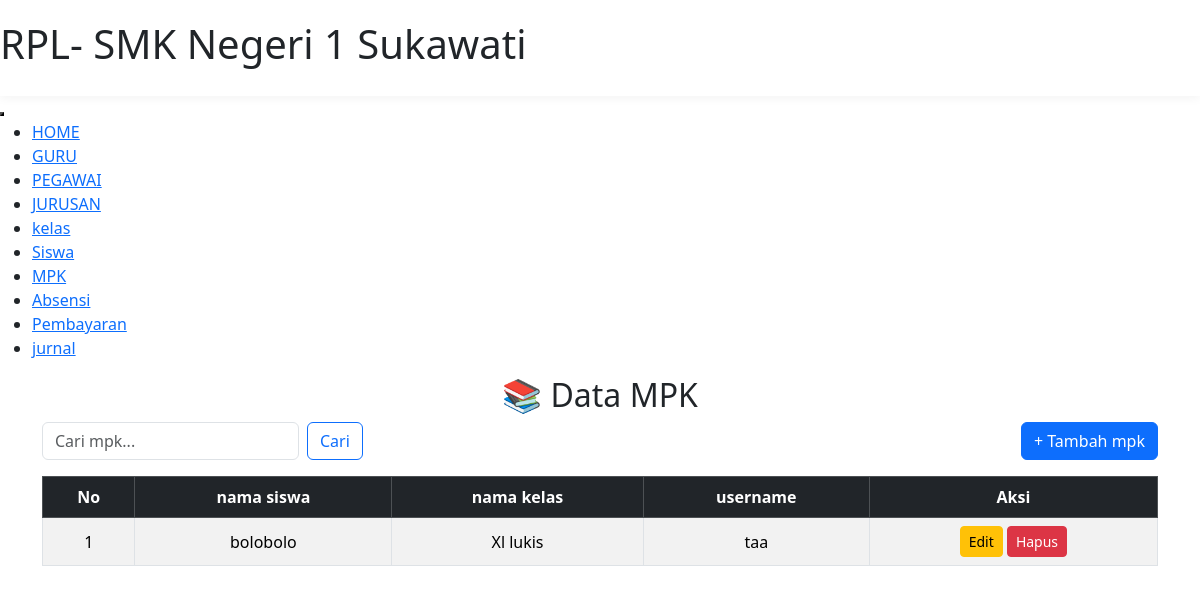
Page /index.php?page=mpk on the committed database.
### tables this page shows
CREATE TABLE `mpk` (
  `id_mpk` int NOT NULL,
  `id_siswa` int NOT NULL,
  `id_kelas` int NOT NULL,
  `username` varchar(20) NOT NULL,
  `password` varchar(35) NOT NULL
);

CREATE TABLE `siswa` (
  `id_siswa` int NOT NULL,
  `nama_siswa` varchar(100) NOT NULL,
  `no_absen` int NOT NULL,
  `tgl_lahir` date NOT NULL,
  `alamat` text NOT NULL,
  `telp` varchar(15) NOT NULL,
  `nis` int NOT NULL,
  `nisn` varchar(15) NOT NULL,
  `id_kelas` int NOT NULL
);

CREATE TABLE `kelas` (
  `id_kelas` int NOT NULL,
  `nama_kelas` varchar(12) NOT NULL,
  `id_guru` int NOT NULL,
  `id_jurusan` int NOT NULL
);

### mpk.php (the view, shortened to what this page needs)
<?php
include "../koneksi.php";
$cari = "";
if (isset($_GET['cari']) && $_GET['cari'] != "") {
    $cari = $_GET['cari'];
    $result = mysqli_query($koneksi, "SELECT * FROM mpk,siswa,kelas
                                      WHERE  mpk.id_siswa = siswa.id_siswa
                                      and  mpk.id_kelas = kelas.id_kelas
                                      and nama_siswa LIKE '%$cari%'
                                      ORDER BY id_mpk DESC");
} else {
    $result = mysqli_query($koneksi, "SELECT * FROM mpk,siswa,kelas
     WHERE mpk.id_siswa = siswa.id_siswa
     and mpk.id_kelas = kelas.id_kelas
     ORDER BY id_mpk DESC");
}
?>
<link href="https://cdn.jsdelivr.net/npm/bootstrap@5.3.3/dist/css/bootstrap.min.css" rel="stylesheet">
<div class="container mt-2">
    <h2 class="mb-2 text-center">📚 Data MPK</h2>
    <div class="d-flex justify-content-between mb-3">
        <form class="d-flex" method="get" action="">
            <input class="form-control me-2" type="search" name="cari" placeholder="Cari mpk..." value="<?= htmlspecialchars($cari) ?>">
            <button class="btn btn-outline-primary" type="submit">Cari</button>
        </form>
        <a href="mpk_tambah.php" class="btn btn-primary">+ Tambah mpk</a>
    </div>
    <div class="table-responsive">
        <table class="table table-bordered table-striped table-hover align-middle text-center">
            <thead class="table-dark">
                <tr>
                    <th>No</th>
                    <th>nama siswa</th>
                    <th>nama kelas</th>
                    <th>username</th>
                    <th>Aksi</th>
                </tr>
            </thead>
            <tbody>
            <?php
            $no = 1;
            if (mysqli_num_rows($result) > 0) {
                while ($row = mysqli_fetch_assoc($result)) { ?>
                    <tr>
                        <td><?= $no++ ?></td>
                        <td><?= $row['nama_siswa'] ?></td>
                        <td><?= $row['nama_kelas'] ?></td>
                        <td><?= $row['username'] ?></td>
                        <td>
                            <a href="mpk_edit.php?id=<?= $row['id_mpk'] ?>" class="btn btn-sm btn-warning">Edit</a>
                            <a href="mpk_hapus.php?id=<?= $row['id_mpk'] ?>"
                               class="btn btn-sm btn-danger"
                               onclick="return confirm('Yakin ingin menghapus mpk ini?')">Hapus</a>
                        </td>
                    </tr>
            <?php }
            } else { ?>
                <tr>
                    <td colspan="5" class="text-center text-muted">⚠️ Data tidak ditemukan</td>
                </tr>
            <?php } ?>
            </tbody>
        </table>
    </div>
</div>

### style.css (style rules this page uses)
* { margin: 0; padding: 0; box-sizing: border-box; }
:root { --primary: #4a6fa5; --secondary: #6b8ead; --accent: #f4a261; --light: #f8f9fa; --dark: #2b3a4a; --text: #4a5568; --background: #ffffff; }
body { font-family: "Plus Jakarta Sans", sans-serif; line-height: 1.6; color: var(--text); background-color: var(--background); }
.container { width: 90%; max-width: 1200px; margin: 0 auto; padding: 0 20px; }

### rows in the picture
mpk: id_siswa.nama_siswa "bolobolo", id_kelas.nama_kelas "Xl lukis", username "taa"
